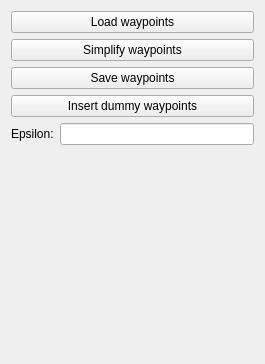
<?xml version="1.0" encoding="UTF-8"?>
<ui version="4.0">
 <class>RDP</class>
 <widget class="QWidget" name="RDP">
  <property name="geometry">
   <rect>
    <x>0</x>
    <y>0</y>
    <width>265</width>
    <height>364</height>
   </rect>
  </property>
  <property name="minimumSize">
   <size>
    <width>100</width>
    <height>100</height>
   </size>
  </property>
  <property name="windowTitle">
   <string>Form</string>
  </property>
  <layout class="QGridLayout" name="gridLayout">
   <item row="0" column="0">
    <layout class="QVBoxLayout" name="verticalLayout">
     <item>
      <widget class="QPushButton" name="load_waypoints_button">
       <property name="text">
        <string>Load waypoints</string>
       </property>
      </widget>
     </item>
     <item>
      <widget class="QPushButton" name="simplify_button">
       <property name="text">
        <string>Simplify waypoints</string>
       </property>
      </widget>
     </item>
     <item>
      <widget class="QPushButton" name="save_waypoints_button">
       <property name="text">
        <string>Save waypoints</string>
       </property>
      </widget>
     </item>
     <item>
      <widget class="QPushButton" name="dummy_waypoints_button">
       <property name="text">
        <string>Insert dummy waypoints</string>
       </property>
      </widget>
     </item>
     <item>
      <layout class="QHBoxLayout" name="horizontalLayout">
       <item>
        <widget class="QLabel" name="epsilon_label">
         <property name="text">
          <string>Epsilon:</string>
         </property>
        </widget>
       </item>
       <item>
        <widget class="QLineEdit" name="epsilon_line_edit"/>
       </item>
      </layout>
     </item>
     <item>
      <spacer name="verticalSpacer">
       <property name="orientation">
        <enum>Qt::Vertical</enum>
       </property>
       <property name="sizeHint" stdset="0">
        <size>
         <width>188</width>
         <height>188</height>
        </size>
       </property>
      </spacer>
     </item>
    </layout>
   </item>
  </layout>
 </widget>
 <resources/>
 <connections/>
</ui>
